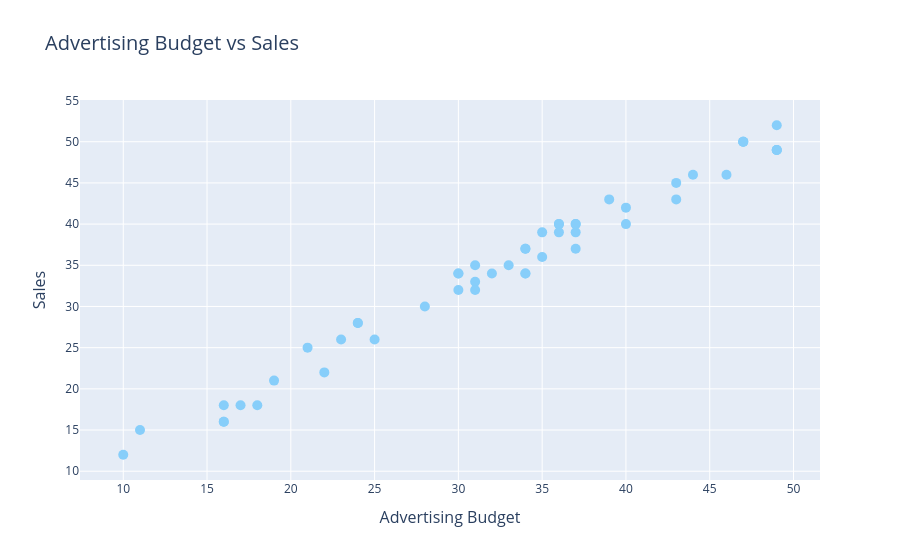

Notebook source saved alongside this figure:
### Markdown cell above
# interactive scatter plot

### Code cell
addversising_budget = np.random.randint(10, 50, size=50)
sales = addversising_budget + np.random.randint(0, 5, size=50)

fig = px.scatter(x=addversising_budget, y=sales, labels={'x': 'Advertising Budget', 'y': 'Sales'}, title='Advertising Budget vs Sales')
fig.update_traces(marker=dict(size=10, color='LightSkyBlue'))
fig.update_layout(title_font=dict(size=20), xaxis_title_font=dict(size=16), yaxis_title_font=dict(size=16))
fig.show()

### Figure 1 — Plotly figure (JSON) as saved in the notebook; plotly's stock layout.template omitted (floating-point values rounded to 4 significant figures)
{"data": [{"hovertemplate": "Advertising Budget=%{x}<br>Sales=%{y}<extra></extra>", "legendgroup": "", "marker": {"color": "LightSkyBlue", "size": 10, "symbol": "circle"}, "mode": "markers", "name": "", "orientation": "v", "showlegend": false, "type": "scatter", "x": [37, 18, 21, 28, 31, 11, 40, 34, 49, 35, 49, 23, 35, 46, 36, 40, 30, 33, 47, 25, 49, 16, 39, 37, 47, 37, 16, 32, 34, 47, 49, 22, 36, 24, 34, 30, 30, 17, 36, 24, 43, 19, 31, 16, 43, 31, 34, 44, 37, 10], "xaxis": "x", "y": [37, 18, 25, 30, 33, 15, 40, 34, 49, 36, 52, 26, 39, 46, 40, 42, 32, 35, 50, 26, 49, 18, 43, 39, 50, 40, 16, 34, 37, 50, 49, 22, 40, 28, 37, 34, 34, 18, 39, 28, 43, 21, 35, 16, 45, 32, 34, 46, 40, 12], "yaxis": "y"}], "layout": {"legend": {"tracegroupgap": 0}, "title": {"font": {"size": 20}, "text": "Advertising Budget vs Sales"}, "xaxis": {"anchor": "y", "domain": [0, 1], "title": {"font": {"size": 16}, "text": "Advertising Budget"}}, "yaxis": {"anchor": "x", "domain": [0, 1], "title": {"font": {"size": 16}, "text": "Sales"}}}}
